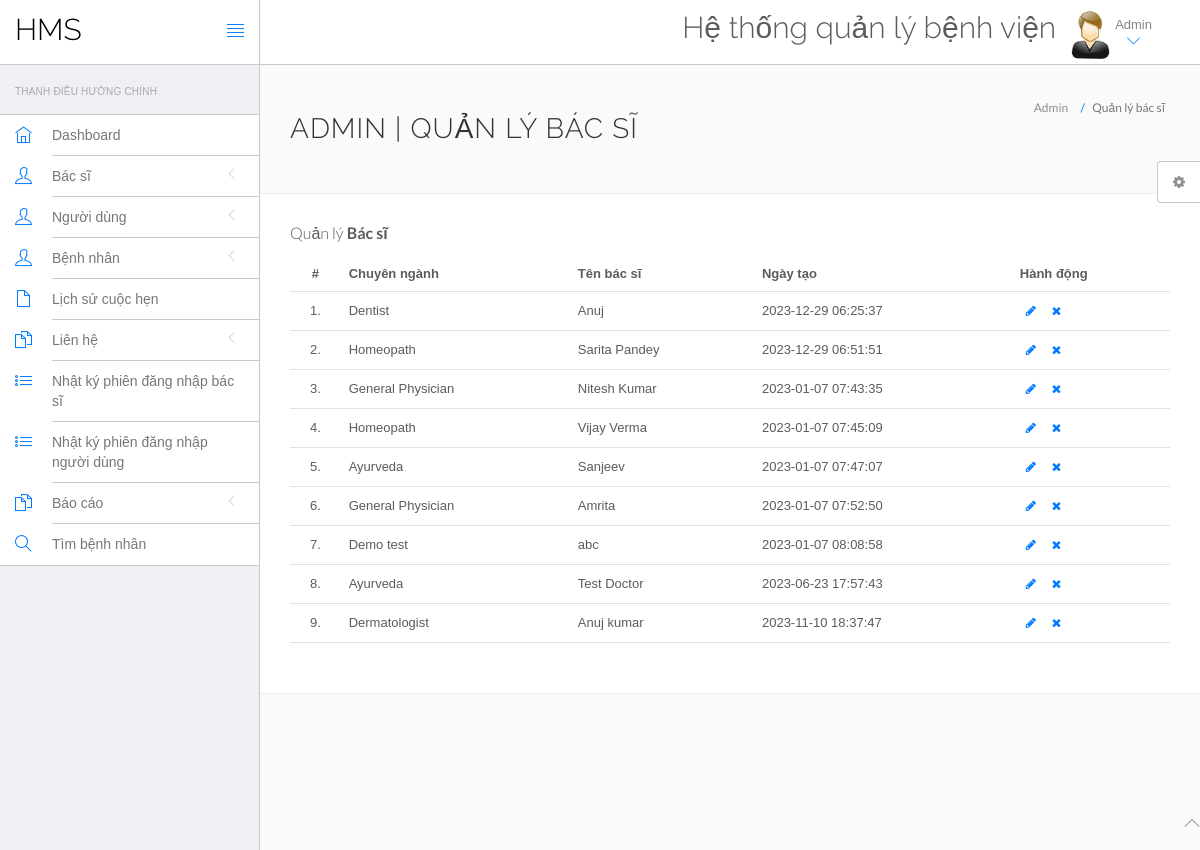
The page /hms/admin/manage-doctors.php (signed in) on the database its author committed.
### tables this page shows
CREATE TABLE `doctors` (
  `id` int(11) NOT NULL,
  `specilization` varchar(255) DEFAULT NULL,
  `doctorName` varchar(255) DEFAULT NULL,
  `address` longtext,
  `docFees` varchar(255) DEFAULT NULL,
  `contactno` bigint(11) DEFAULT NULL,
  `docEmail` varchar(255) DEFAULT NULL,
  `password` varchar(255) DEFAULT NULL,
  `creationDate` timestamp NULL DEFAULT CURRENT_TIMESTAMP,
  `updationDate` timestamp NULL DEFAULT NULL ON UPDATE CURRENT_TIMESTAMP
);

### hms/admin/manage-doctors.php (the view, shortened to what this page needs)
<?php
include('include/config.php');
?>
<!DOCTYPE html>
<html lang="en">
	<head>
		<link rel="stylesheet" href="vendor/bootstrap/css/bootstrap.min.css">
		<link rel="stylesheet" href="vendor/fontawesome/css/font-awesome.min.css">
		<link rel="stylesheet" href="vendor/themify-icons/themify-icons.min.css">
		<link href="vendor/animate.css/animate.min.css" rel="stylesheet" media="screen">
		<link href="vendor/perfect-scrollbar/perfect-scrollbar.min.css" rel="stylesheet" media="screen">
		<link href="vendor/switchery/switchery.min.css" rel="stylesheet" media="screen">
		<link href="vendor/bootstrap-touchspin/jquery.bootstrap-touchspin.min.css" rel="stylesheet" media="screen">
		<link href="vendor/select2/select2.min.css" rel="stylesheet" media="screen">
		<link href="vendor/bootstrap-datepicker/bootstrap-datepicker3.standalone.min.css" rel="stylesheet" media="screen">
		<link href="vendor/bootstrap-timepicker/bootstrap-timepicker.min.css" rel="stylesheet" media="screen">
		<link rel="stylesheet" href="assets/css/styles.css">
		<link rel="stylesheet" href="assets/css/plugins.css">
		<link rel="stylesheet" href="assets/css/themes/theme-1.css" id="skin_color" />
	</head>
	<body>
		<div id="app">
<?php include('include/sidebar.php');?>
			<div class="app-content">
						<?php include('include/header.php');?>
				<div class="main-content" >
					<div class="wrap-content container" id="container">
						<section id="page-title">
							<div class="row">
								<div class="col-sm-8">
									<h1 class="mainTitle">Admin | Quản lý bác sĩ</h1>
																	</div>
								<ol class="breadcrumb">
									<li>
										<span>Admin</span>
									</li>
									<li class="active">
										<span>Quản lý bác sĩ</span>
									</li>
								</ol>
							</div>
						</section>
						<div class="container-fluid container-fullw bg-white">
									<div class="row">
								<div class="col-md-12">
									<h5 class="over-title margin-bottom-15">Quản lý <span class="text-bold">Bác sĩ</span></h5>
									<table class="table table-hover" id="sample-table-1">
										<thead>
											<tr>
												<th class="center">#</th>
												<th>Chuyên ngành</th>
												<th class="hidden-xs">Tên bác sĩ</th>
												<th>Ngày tạo </th>
												<th>Hành động</th>
											</tr>
										</thead>
										<tbody>
<?php
$sql=mysqli_query($con,"select * from doctors");
$cnt=1;
while($row=mysqli_fetch_array($sql))
{
?>
											<tr>
												<td class="center"><?php echo $cnt;?>.</td>
												<td class="hidden-xs"><?php echo $row['specilization'];?></td>
												<td><?php echo $row['doctorName'];?></td>
												<td><?php echo $row['creationDate'];?>
												</td>
												<td >
												<div class="visible-md visible-lg hidden-sm hidden-xs">
							<a href="edit-doctor.php?id=<?php echo $row['id'];?>" class="btn btn-transparent btn-xs" tooltip-placement="top" tooltip="Edit"><i class="fa fa-pencil"></i></a>
	<a href="manage-doctors.php?id=<?php echo $row['id']?>&del=delete" onClick="return confirm('Bạn có chắc muốn xóa?')"class="btn btn-transparent btn-xs tooltips" tooltip-placement="top" tooltip="Remove"><i class="fa fa-times fa fa-white"></i></a>
												</div>
												</td>
											</tr>
											<?php
$cnt=$cnt+1;
											 }?>
										</tbody>
									</table>
								</div>
							</div>
								</div>
							</div>
						</div>
					</div>
				</div>
	<?php include('include/footer.php');?>
	<?php include('include/setting.php');?>
	</body>
</html>

### hms/admin/assets/css/themes/theme-1.css (style rules this page uses)
body { background: #FAFAFA; }

### rows shown on the page
doctors: specilization "Dentist", doctorName "Anuj", creationDate "2023-12-29 06:25:37"
doctors: specilization "Homeopath", doctorName "Sarita Pandey", creationDate "2023-12-29 06:51:51"
doctors: specilization "General Physician", doctorName "Nitesh Kumar", creationDate "2023-01-07 07:43:35"
doctors: specilization "Homeopath", doctorName "Vijay Verma", creationDate "2023-01-07 07:45:09"
doctors: specilization "Ayurveda", doctorName "Sanjeev", creationDate "2023-01-07 07:47:07"
doctors: specilization "General Physician", doctorName "Amrita", creationDate "2023-01-07 07:52:50"
doctors: specilization "Demo test", doctorName "abc", creationDate "2023-01-07 08:08:58"
doctors: specilization "Ayurveda", doctorName "Test Doctor", creationDate "2023-06-23 17:57:43"
doctors: specilization "Dermatologist", doctorName "Anuj kumar", creationDate "2023-11-10 18:37:47"
